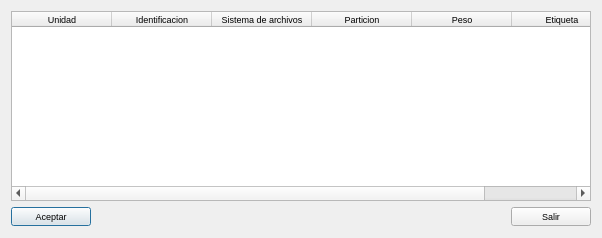
<?xml version="1.0" encoding="UTF-8"?>
<ui version="4.0">
 <class>LocUsb</class>
 <widget class="QDialog" name="LocUsb">
  <property name="geometry">
   <rect>
    <x>0</x>
    <y>0</y>
    <width>602</width>
    <height>238</height>
   </rect>
  </property>
  <property name="font">
   <font>
    <pointsize>7</pointsize>
   </font>
  </property>
  <property name="windowTitle">
   <string>Seleccion de USB-Live</string>
  </property>
  <property name="windowIcon">
   <iconset resource="recoverdrake.qrc">
    <normaloff>:/Imagenes/usb.png</normaloff>:/Imagenes/usb.png</iconset>
  </property>
  <layout class="QGridLayout" name="gridLayout">
   <item row="0" column="0" colspan="3">
    <widget class="QTableWidget" name="tableWidget">
     <property name="alternatingRowColors">
      <bool>true</bool>
     </property>
     <property name="selectionBehavior">
      <enum>QAbstractItemView::SelectRows</enum>
     </property>
     <column>
      <property name="text">
       <string>Unidad</string>
      </property>
     </column>
     <column>
      <property name="text">
       <string>Identificacion</string>
      </property>
     </column>
     <column>
      <property name="text">
       <string>Sistema de archivos</string>
      </property>
     </column>
     <column>
      <property name="text">
       <string>Particion</string>
      </property>
     </column>
     <column>
      <property name="text">
       <string>Peso</string>
      </property>
     </column>
     <column>
      <property name="text">
       <string>Etiqueta</string>
      </property>
     </column>
    </widget>
   </item>
   <item row="1" column="0">
    <widget class="QPushButton" name="pushButton_8">
     <property name="text">
      <string>Aceptar</string>
     </property>
     <property name="icon">
      <iconset resource="recoverdrake.qrc">
       <normaloff>:/Imagenes/good.png</normaloff>:/Imagenes/good.png</iconset>
     </property>
    </widget>
   </item>
   <item row="1" column="1">
    <spacer name="horizontalSpacer">
     <property name="orientation">
      <enum>Qt::Horizontal</enum>
     </property>
     <property name="sizeHint" stdset="0">
      <size>
       <width>433</width>
       <height>20</height>
      </size>
     </property>
    </spacer>
   </item>
   <item row="1" column="2">
    <widget class="QPushButton" name="pushButton_7">
     <property name="text">
      <string>Salir</string>
     </property>
     <property name="icon">
      <iconset resource="recoverdrake.qrc">
       <normaloff>:/Imagenes/puerta.png</normaloff>:/Imagenes/puerta.png</iconset>
     </property>
    </widget>
   </item>
  </layout>
 </widget>
 <resources>
  <include location="recoverdrake.qrc"/>
 </resources>
 <connections/>
</ui>
